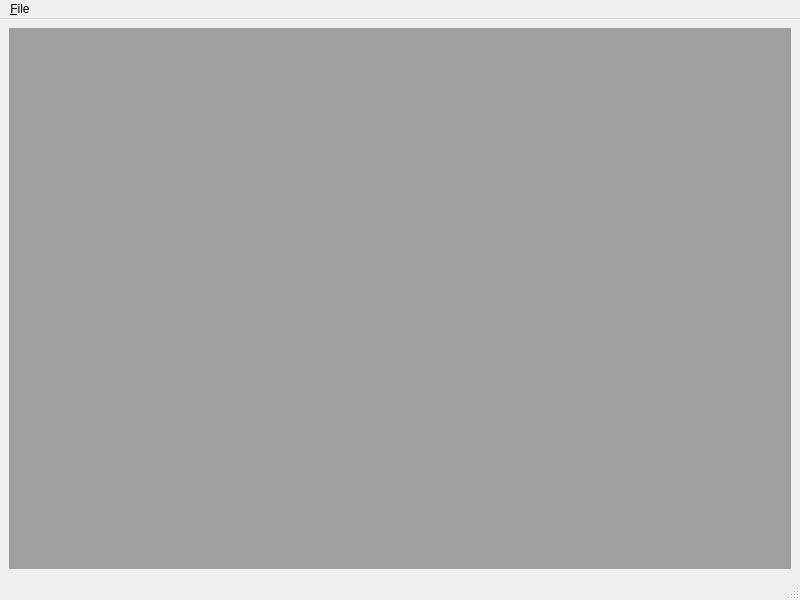
<?xml version="1.0" encoding="UTF-8"?>
<ui version="4.0">
 <class>cement_plant_main_window</class>
 <widget class="QMainWindow" name="cement_plant_main_window">
  <property name="geometry">
   <rect>
    <x>0</x>
    <y>0</y>
    <width>800</width>
    <height>600</height>
   </rect>
  </property>
  <property name="windowTitle">
   <string>MainWindow</string>
  </property>
  <widget class="QWidget" name="centralwidget">
   <layout class="QGridLayout" name="gridLayout">
    <item row="0" column="0">
     <widget class="QMdiArea" name="mdiArea"/>
    </item>
   </layout>
  </widget>
  <widget class="QMenuBar" name="menubar">
   <property name="geometry">
    <rect>
     <x>0</x>
     <y>0</y>
     <width>800</width>
     <height>20</height>
    </rect>
   </property>
   <widget class="QMenu" name="menu_File">
    <property name="title">
     <string>&amp;File</string>
    </property>
    <addaction name="action_Open"/>
    <addaction name="separator"/>
    <addaction name="action_Quit"/>
   </widget>
   <addaction name="menu_File"/>
  </widget>
  <widget class="QStatusBar" name="statusbar"/>
  <action name="action_Open">
   <property name="text">
    <string>Open ...</string>
   </property>
  </action>
  <action name="action_Quit">
   <property name="text">
    <string>&amp;Quit</string>
   </property>
   <property name="shortcut">
    <string>Ctrl+Q</string>
   </property>
  </action>
 </widget>
 <resources/>
 <connections/>
</ui>
